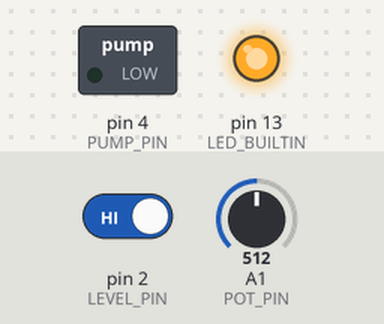
A program run on a simulated Arduino Uno, built with avr-gcc and run on an emulated ATmega328P. Shown: switched loads named in the program (green lamp = pin HIGH), output pins drawn as LEDs (lit = HIGH). The test bench sets the inputs (shaded band); at power-on: pin 2 (LEVEL_PIN) HIGH, A1 (POT_PIN) = 512. Pins used as bus, display or sensor lines are not drawn; what the program prints to the serial monitor is not drawn.

Above: at 0.1 s.
At 30.6 s:
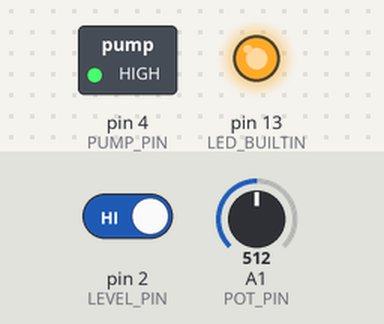
Timing chart, 0 to 32.1 s (numbered marks = the images above):
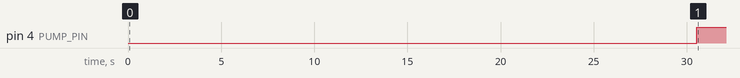

Measured:
- by itself, pin 4 (PUMP_PIN): LOW → HIGH at 30.5 s

The program:

main.cpp
```cpp
#include <Arduino.h>

const int POT_VCC = A2;
const int POT_GND = A0;
const int POT_PIN = A1;
const int PUMP_PIN = 4;
const int LEVEL_PIN = 2;

const bool PUMP_ON = LOW;
const bool PUMP_OFF = HIGH;
const long PUMP_ON_TIME_MIN = 1000;
const long PUMP_ON_TIME_MAX = 60000;

const int TIMES_PER_DAY = 4;
const long TIME_BEFORE_RESET = (24L*60L*60L*1000L)/TIMES_PER_DAY;

void(* softReset) (void) = 0;

void setup() {
    pinMode(POT_VCC, OUTPUT);
    digitalWrite(POT_VCC, HIGH);

    pinMode(POT_GND, OUTPUT);
    digitalWrite(POT_VCC, HIGH);

    pinMode(POT_PIN, INPUT);

    pinMode(PUMP_PIN, OUTPUT);
    digitalWrite(PUMP_PIN, PUMP_OFF);

    pinMode(LEVEL_PIN, INPUT_PULLUP);

    pinMode(LED_BUILTIN, OUTPUT);
    digitalWrite(LED_BUILTIN, digitalRead(LEVEL_PIN));

    Serial.begin(9600);
}

void loop() {
    uint32_t pot_val = 0;

    for (uint8_t i = 0; i < 4; i++)
    {
        pot_val += analogRead(POT_PIN);
    }

    uint32_t on_time = map(pot_val, 0, 4092, PUMP_ON_TIME_MIN, PUMP_ON_TIME_MAX);
    Serial.print("On time: ");
    Serial.print(on_time);
    Serial.println("ms");

    if (digitalRead(LEVEL_PIN))
    {
        digitalWrite(PUMP_PIN, PUMP_ON);
        delay(on_time);
        digitalWrite(PUMP_PIN, PUMP_OFF);
    }

    while (millis() < TIME_BEFORE_RESET);

    softReset();
}
```
